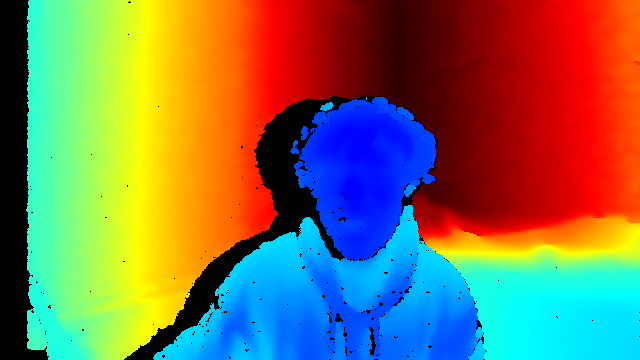
#> input picture depthcamera/realsense_captures/depthmaps/me_Depth.png, 640 x 360 px
$ python depth_to_32x32.py
#> lines starting #> are read from the running program, lines starting #| are printed output that depends on the picture; after the words box and inside, x2 and y2 are one past the last pixel; in counts of white or black regions, pixels touching at a corner belong together
import cv2
import numpy as np
import matplotlib
matplotlib.use('Agg')
import matplotlib.pyplot as plt
import os
from datetime import datetime

depth_image_path = "../realsense_captures/depthmaps/me_Depth.png"

target_width = 32
target_height = 32
max_pin_displacement_m = 0.042 # ~4.2cm
depth_scale = 0.001 # meters

depth = cv2.imread(depth_image_path, cv2.IMREAD_UNCHANGED).astype(np.float32)

if depth.ndim == 3:
    depth = depth[:, :, 0]
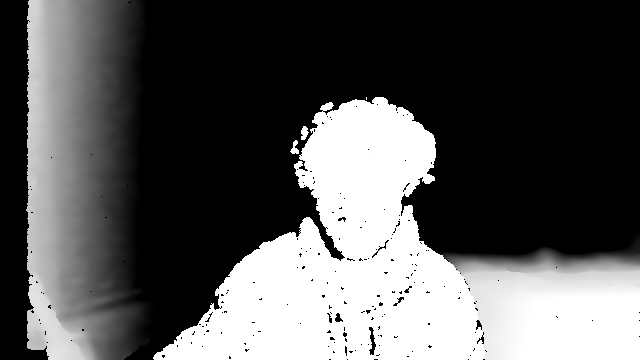
#> depth: shape (360, 640) float32; min 0, max 255, mean 86.8

depth_m = depth * depth_scale
mask = (depth_m > 0.15) & (depth_m < 1.0)
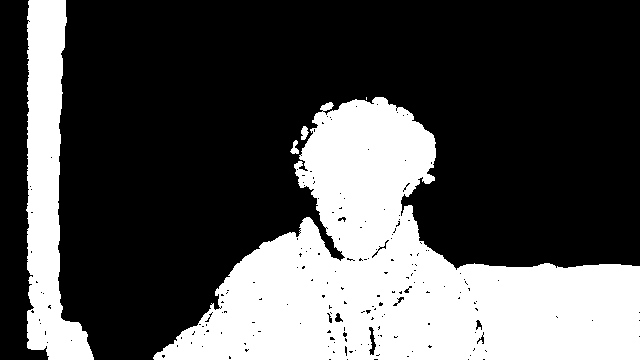
#> mask: shape (360, 640) bool; 31.9% white; 5 white regions (1 under 20 px), largest, box (x1, y1, x2, y2) and area: (153, 97, 640, 360) 60705, (26, 0, 94, 360) 12734, (301, 126, 309, 140) 77, (290, 140, 299, 154) 70
depth_m = np.where(mask, depth_m, np.nan)
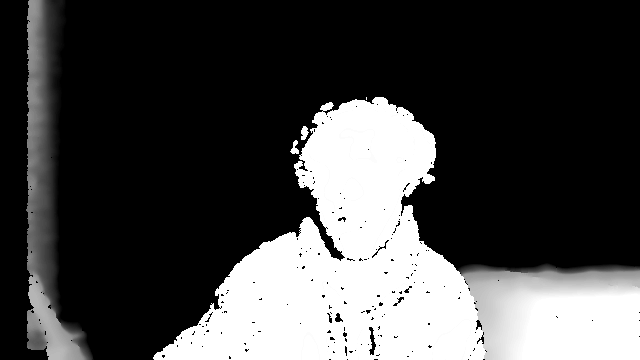
#> depth_m: shape (360, 640) float32; 68.06% of the values are NaN or infinite; the others: min 0.151, max 0.255, mean 0.24; drawn with min black, max white, NaN and infinite black

depth_m = cv2.medianBlur(np.nan_to_num(depth_m, nan=0).astype(np.float32), 5) # noise reduction
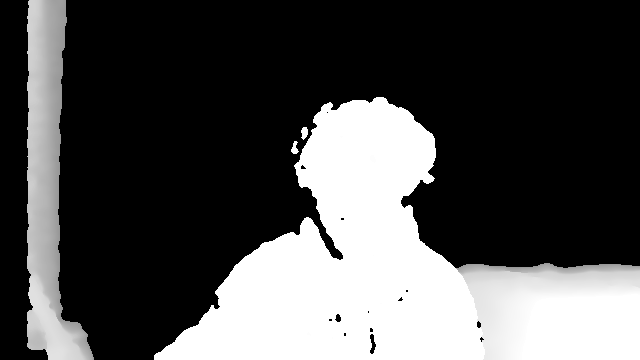
#> depth_m: shape (360, 640) float32; min 0, max 0.255, mean 0.0774; drawn with min black and max white

median_depth = np.nanmedian(depth_m)
#> median_depth = 0
depth_m = np.where(depth_m == 0, median_depth, depth_m)

depth_display = (depth_m / np.nanmax(depth_m) * 255).astype(np.uint8)
depth_display = cv2.applyColorMap(depth_display, cv2.COLORMAP_JET)
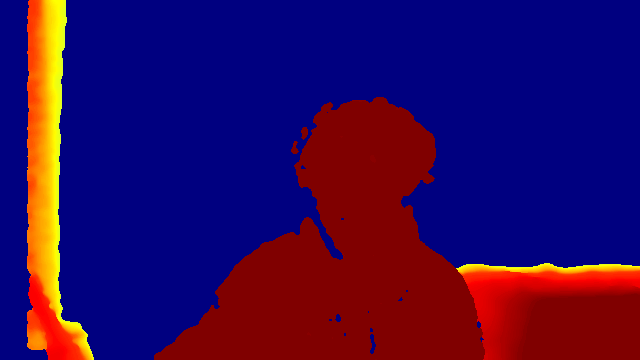
#> depth_display: shape (360, 640, 3); mean B, G, R 86.9, 9.4, 51.2

cv2.namedWindow("Select ROI", cv2.WINDOW_NORMAL)
#> (the run stopped early here; a loop or call above may not have finished)

$ run again, with depthcamera/realsense_captures/depthmaps/depth.png copied over depthcamera/realsense_captures/depthmaps/me_Depth.png
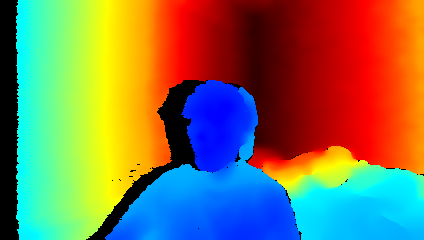
#> input picture depthcamera/realsense_captures/depthmaps/depth.png, 424 x 240 px
#> `mask = (depth_m > 0.15) & (depth_m < 1.0)`:
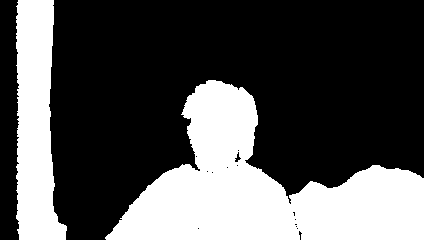
#> mask: shape (240, 424) bool; 32.5% white; 2 white regions, box (x1, y1, x2, y2) and area: (105, 80, 424, 240) 24466, (16, 0, 67, 240) 8641
#> median_depth = 0
#> `depth_display = cv2.applyColorMap(depth_display, cv2.COLORMAP_JET)`:
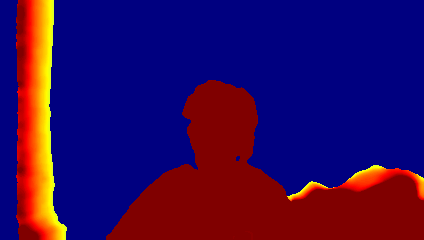
#> depth_display: shape (240, 424, 3); mean B, G, R 86.4, 9.7, 52

$ run again, with depthcamera/realsense_captures/depthmaps/guitar_Depth.png copied over depthcamera/realsense_captures/depthmaps/me_Depth.png
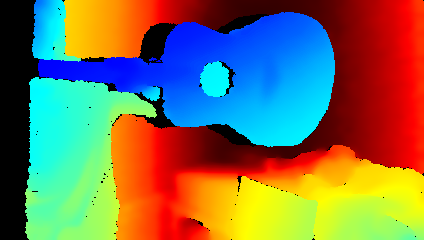
#> input picture depthcamera/realsense_captures/depthmaps/guitar_Depth.png, 424 x 240 px
#> `mask = (depth_m > 0.15) & (depth_m < 1.0)`:
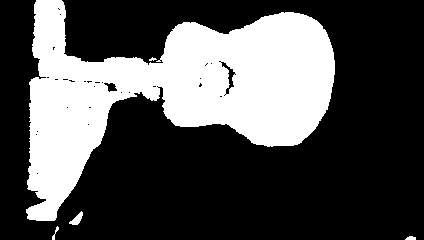
#> mask: shape (240, 424) bool; 31.5% white; 5 white regions (1 under 20 px), largest, box (x1, y1, x2, y2) and area: (26, 0, 335, 221) 31919, (69, 211, 83, 225) 94, (405, 236, 416, 240) 34, (52, 226, 59, 240) 32
#> median_depth = 0
#> `depth_display = cv2.applyColorMap(depth_display, cv2.COLORMAP_JET)`:
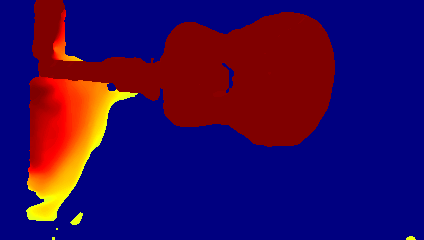
#> depth_display: shape (240, 424, 3); mean B, G, R 87.7, 9.1, 50.3

$ run again, with depthcamera/realsense_captures/depthmaps/hand_Depth.png copied over depthcamera/realsense_captures/depthmaps/me_Depth.png
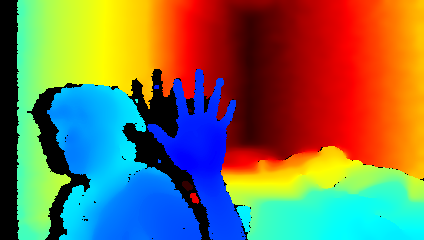
#> input picture depthcamera/realsense_captures/depthmaps/hand_Depth.png, 424 x 240 px
#> `mask = (depth_m > 0.15) & (depth_m < 1.0)`:
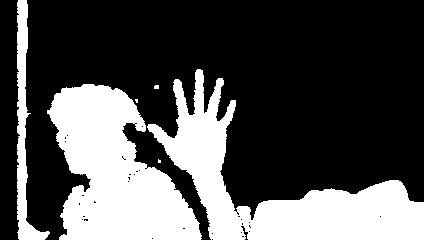
#> mask: shape (240, 424) bool; 31.3% white; 6 white regions (3 under 20 px), largest, box (x1, y1, x2, y2) and area: (147, 69, 424, 240) 14890, (47, 84, 202, 240) 14546, (17, 0, 50, 240) 2424
#> median_depth = 0
#> `depth_display = cv2.applyColorMap(depth_display, cv2.COLORMAP_JET)`:
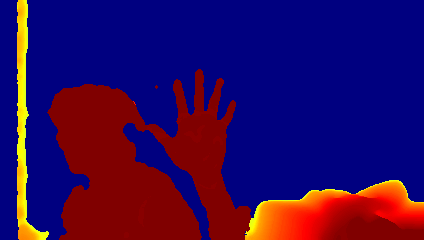
#> depth_display: shape (240, 424, 3); mean B, G, R 87.9, 9.3, 50.1
